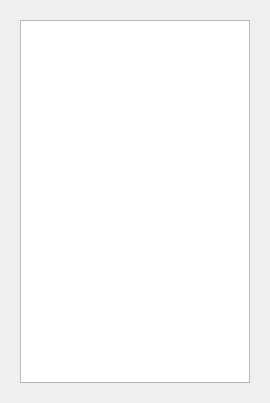
<?xml version="1.0" encoding="UTF-8"?>
<ui version="4.0">
 <class>alldata</class>
 <widget class="QDialog" name="alldata">
  <property name="geometry">
   <rect>
    <x>0</x>
    <y>0</y>
    <width>270</width>
    <height>403</height>
   </rect>
  </property>
  <property name="minimumSize">
   <size>
    <width>270</width>
    <height>0</height>
   </size>
  </property>
  <property name="maximumSize">
   <size>
    <width>270</width>
    <height>16777215</height>
   </size>
  </property>
  <property name="windowTitle">
   <string>Dialog</string>
  </property>
  <layout class="QGridLayout" name="gridLayout">
   <item row="0" column="0">
    <widget class="QWidget" name="widget" native="true">
     <layout class="QGridLayout" name="gridLayout_2">
      <item row="0" column="0">
       <widget class="QTableWidget" name="information"/>
      </item>
     </layout>
    </widget>
   </item>
  </layout>
 </widget>
 <resources/>
 <connections/>
</ui>
